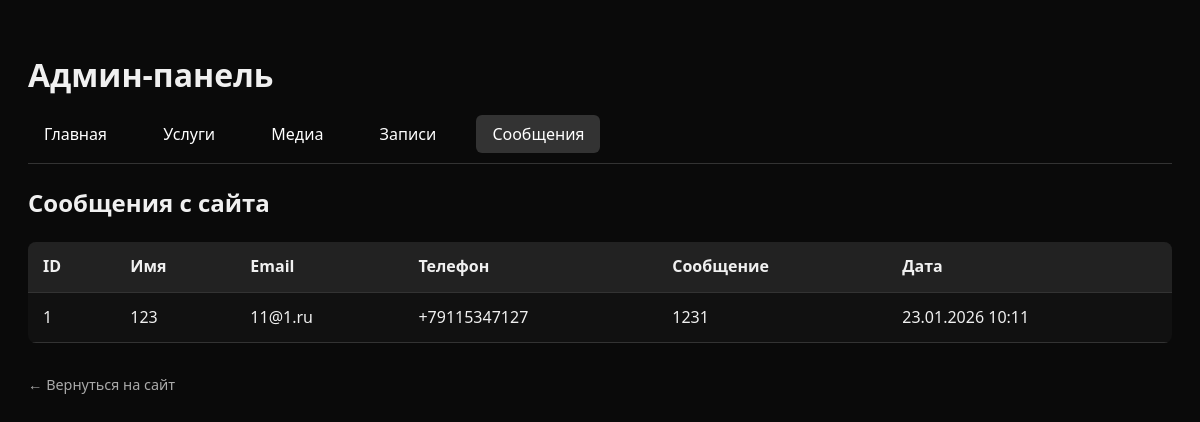
The app's page /admin/contacts with its own data.
### models.py (models this page shows)
class ContactMessage(db.Model):
    id = db.Column(db.Integer, primary_key=True)
    name = db.Column(db.String(100), nullable=False)
    email = db.Column(db.String(120), nullable=False)
    phone = db.Column(db.String(20))
    message = db.Column(db.Text, nullable=False)
    created_at = db.Column(db.DateTime, default=datetime.utcnow)

### app.py (the view)
@app.route('/admin/contacts')
def admin_contacts():
    messages = ContactMessage.query.order_by(ContactMessage.created_at.desc()).all()
    return render_template('admin/contacts.html', messages=messages)

### templates/admin/contacts.html
{% extends "admin/layout.html" %}
{% block admin_content %}
<h2>Сообщения с сайта</h2>
<table>
    <tr>
        <th>ID</th><th>Имя</th><th>Email</th><th>Телефон</th><th>Сообщение</th><th>Дата</th>
    </tr>
    {% for m in messages %}
    <tr>
        <td>{{ m.id }}</td>
        <td>{{ m.name }}</td>
        <td>{{ m.email }}</td>
        <td>{{ m.phone or '-' }}</td>
        <td>{{ m.message }}</td>
        <td>{{ m.created_at.strftime('%d.%m.%Y %H:%M') }}</td>
    </tr>
    {% endfor %}
</table>
{% endblock %}

### templates/admin/layout.html (style rules this page uses)
body { background: #0a0a0a; color: #f0f0f0; font-family: 'Segoe UI', Tahoma, Geneva, Verdana, sans-serif; padding: 20px; line-height: 1.6; }
table { width: 100%; border-collapse: collapse; margin-top: 20px; background: #111; border-radius: 8px; overflow: hidden; }
th, td { padding: 12px 15px; text-align: left; border-bottom: 1px solid #333; }
th { background: #222; font-weight: 600; }

### records on screen
ContactMessage: id "1", name "123", email "11@1.ru", phone "+79115347127", message "1231", created_at "23.01.2026 10:11"
